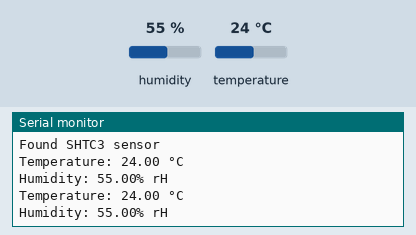
The sketch below on a simulated Arduino Uno, built with avr-gcc and run on an emulated ATmega328P. On the bench: the last lines printed to the serial monitor. Inputs (shaded band) come from the test bench; at power-on: humidity 55 %, temperature 24 °C.

Above: at 10.9 s.
11.0 s: humidity set to 22 %
At 20.6 s:
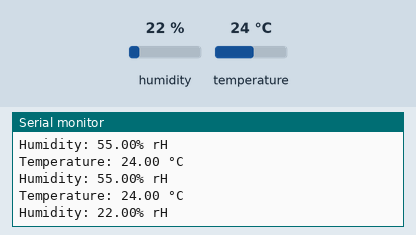
21.1 s: temperature set to 12 °C
At 31.0 s:
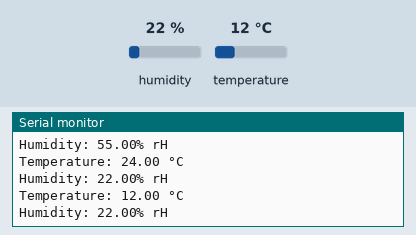
31.2 s: humidity set to 40 %
At 41.8 s:
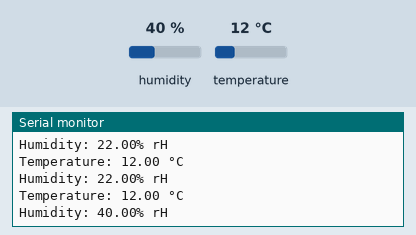
Timing chart, 0 to 43.3 s (numbered marks = the images above; inputs shaded):
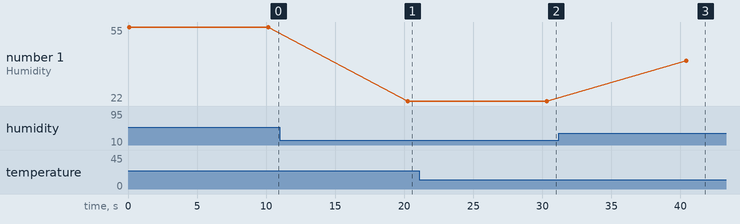

Measured:
- after the input at 11.0 s, the serial monitor: prints a new line after 9.2 s (image 1)
- after the input at 21.1 s, the serial monitor: prints a new line after 9.2 s (image 2)
- after the input at 31.2 s, the serial monitor: prints a new line after 9.2 s (image 3)
- plotted number 1: 55 → 22 after the input at 11.0 s, 22 → 40 after the input at 31.2 s

The sketch:

SHTC3_Initialization.ino
```cpp
/*********
 By Alexandros Panagiotakopoulos - alexandrospanag.github.io
*********/

#include "Adafruit_SHTC3.h" //original library was made by adafruit

Adafruit_SHTC3 shtc3 = Adafruit_SHTC3();

void setup() {
  Serial.begin(115200); //initialize the baud rate

  while (!Serial)
    delay(10);     // wait until the serial port opens

  //check if the sensor was found
  Serial.println("SHTC3 test");
  if (! shtc3.begin()) {
    Serial.println("Couldn't find SHTC3");
    while (1) delay(1);
  }
  Serial.println("Found SHTC3 sensor");
}


void loop() {
  sensors_event_t humidity, temp;
  shtc3.getEvent(&humidity, &temp);// populate temperature and humidity objects with fresh data

  Serial.print("Temperature: "); Serial.print(temp.temperature); Serial.println(" °C"); //print the temperature in celsius
  Serial.print("Humidity: "); Serial.print(humidity.relative_humidity); Serial.println("% rH"); //print the relative humidity
  delay(10000); //delay for 10 seconds
}
```
